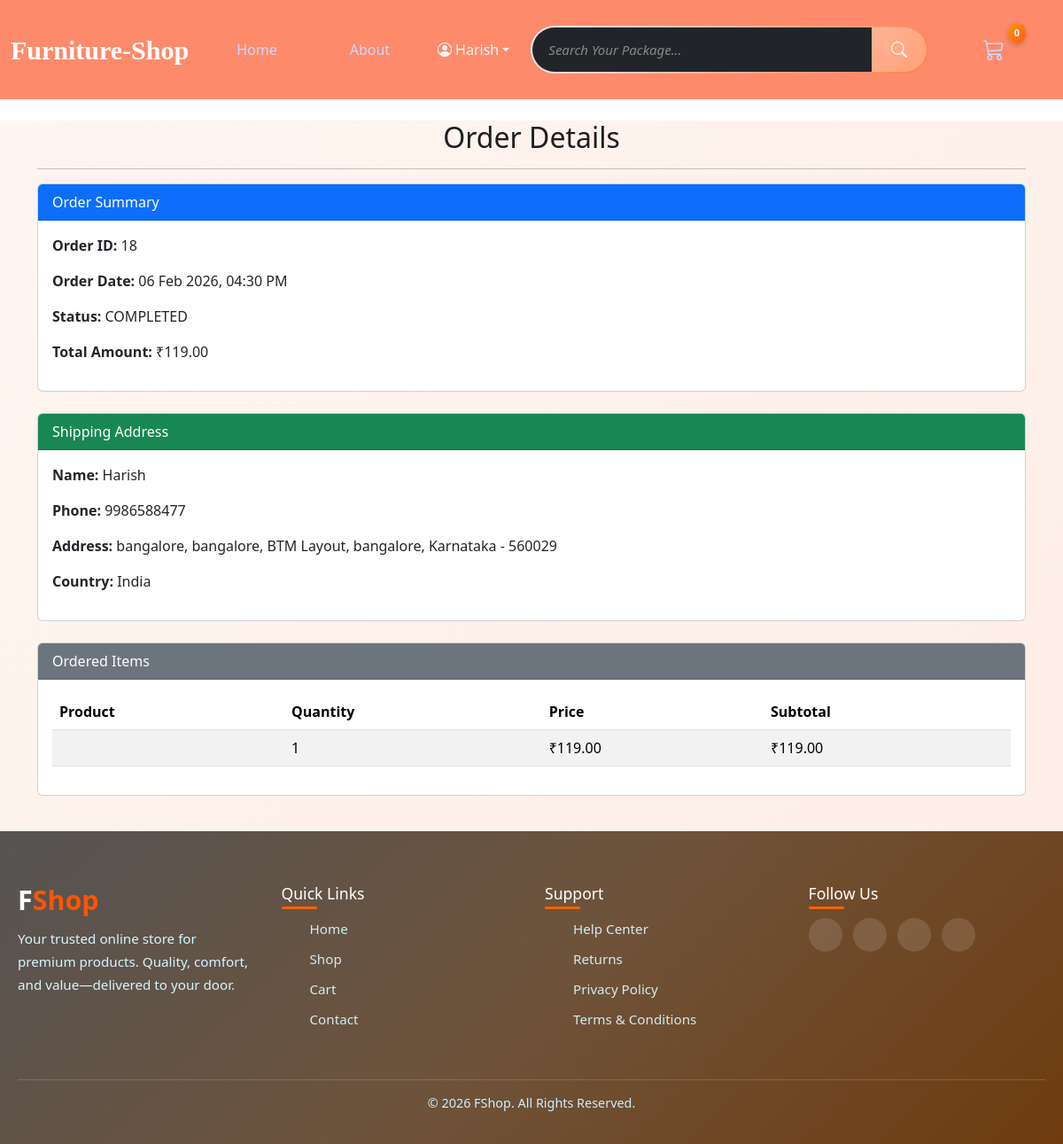
The app's page /18/ (signed in) with its own data.
### orders/models.py (models this page shows, shortened)
class Order(models.Model):
    user = models.ForeignKey(User, on_delete=models.CASCADE)
    order_date = models.DateTimeField(auto_now_add=True)
    total_amount = models.DecimalField(max_digits=10, decimal_places=2)
    status = models.CharField(max_length=20, choices=[('PENDING','Pending'),('COMPLETED','Completed')])
    razorpay_order_id = models.CharField(max_length=255)
    address = models.ForeignKey(Address, on_delete=models.CASCADE, null=True, blank=True, related_name="orders")

class Address(models.Model):
    user = models.ForeignKey(User, on_delete=models.CASCADE, related_name="addresses")
    full_name = models.CharField(max_length=100, help_text="Full name of the recipient")
    phone_number = models.CharField(
        max_length=10,
        validators=[
            RegexValidator(r'^\d{10}$', message="Phone number must be 10 digits long.")
        ],
        help_text="Recipient's phone number"
    )
    address_line1 = models.CharField(max_length=255, help_text="Street address, P.O. Box, etc.")
    address_line2 = models.CharField(
        max_length=255, blank=True, null=True, help_text="Apartment, suite, unit, building, floor, etc."
    )
    landmark = models.CharField(
        max_length=255, blank=True, null=True, help_text="Landmark near the address"
    )
    city = models.CharField(max_length=100, help_text="City name")
    state = models.CharField(
        max_length=100,
        help_text="State name",
        choices=[
    ("Andhra Pradesh", "Andhra Pradesh"),
    ("Arunachal Pradesh", "Arunachal Pradesh"),
    ("Assam", "Assam"),
    ("Bihar", "Bihar"),
    ("Chhattisgarh", "Chhattisgarh"),
    ("Goa", "Goa"),
    ("Gujarat", "Gujarat"),
    ("Haryana", "Haryana"),
    ("Himachal Pradesh", "Himachal Pradesh"),
    ("Jharkhand", "Jharkhand"),
    ("Karnataka", "Karnataka"),
    ("Kerala", "Kerala"),
    ("Madhya Pradesh", "Madhya Pradesh"),
    ("Maharashtra", "Maharashtra"),
    ("Manipur", "Manipur"),
    ("Meghalaya", "Meghalaya"),
    ("Mizoram", "Mizoram"),
    ("Nagaland", "Nagaland"),
    ("Odisha", "Odisha"),
    ("Punjab", "Punjab"),
    ("Rajasthan", "Rajasthan"),
    ("Sikkim", "Sikkim"),
    ("Tamil Nadu", "Tamil Nadu"),
    ("Telangana", "Telangana"),
    ("Tripura", "Tripura"),
    ("Uttar Pradesh", "Uttar Pradesh"),
    ("Uttarakhand", "Uttarakhand"),
    ("West Bengal", "West Bengal"),
    ("Andaman and Nicobar Islands", "Andaman and Nicobar Islands"),
    ("Chandigarh", "Chandigarh"),
    ("Dadra and Nagar Haveli and Daman and Diu", "Dadra and Nagar Haveli and Daman and Diu"),
    ("Delhi", "Delhi"),
    ("Jammu and Kashmir", "Jammu and Kashmir"),
    ("Ladakh", "Ladakh"),
    ("Lakshadweep", "Lakshadweep"),
    ("Puducherry", "Puducherry"),
        ]
    )
    pincode = models.CharField(
        max_length=6,
        validators=[
            RegexValidator(r'^\d{6}$', message="PIN code must be 6 digits long.")
        ],
        help_text="6-digit PIN code"
    )
    country = models.CharField(
        max_length=100, default="India", editable=False, help_text="Country name"
    )
    is_default = models.BooleanField(
        default=False, help_text="Set as the default address"
    )
    created_at = models.DateTimeField(auto_now_add=True)
    updated_at = models.DateTimeField(auto_now=True)
    class Meta:
        unique_together = ('user', 'pincode', 'address_line1', 'address_line2')

class OrderDetails(models.Model):
    order = models.ForeignKey(Order, related_name="order_details", on_delete=models.CASCADE)
    order_item = models.ForeignKey(Product, on_delete=models.CASCADE)
    quantity = models.PositiveIntegerField()
    price = models.DecimalField(max_digits=10, decimal_places=2)

### orders/views.py (the view)
# urls.py: path('<int:order_id>/', views.order_detail, name='order_detail'),
@login_required
def order_detail(request, order_id):
    order = get_object_or_404(Order, id=order_id, user=request.user)
    return render(request, 'orders/order_detail.html', {'order': order})

### templates/orders/order_detail.html (shortened to what this page needs)
{% extends 'base/base.html' %}
{% load static %}
{% block content %}
<div class="container mt-4">
    <h2 class="text-center">Order Details</h2>
    <hr>
    <div class="card mb-4">
        <div class="card-header bg-primary text-white">
            Order Summary
        </div>
        <div class="card-body">
            <p><strong>Order ID:</strong> {{ order.id }}</p>
            <p><strong>Order Date:</strong> {{ order.order_date|date:"d M Y, h:i A" }}</p>
            <p><strong>Status:</strong> {{ order.status }}</p>
            <p><strong>Total Amount:</strong> ₹{{ order.total_amount }}</p>
        </div>
    </div>
    {% if order.address %}
    <div class="card mb-4">
        <div class="card-header bg-success text-white">
            Shipping Address
        </div>
        <div class="card-body">
            <p><strong>Name:</strong> {{ order.address.full_name }}</p>
            <p><strong>Phone:</strong> {{ order.address.phone_number }}</p>
            <p><strong>Address:</strong>
                {{ order.address.address_line1 }}{% if order.address.address_line2 %}, {{ order.address.address_line2 }}{% endif %},
                {{ order.address.landmark }},
                {{ order.address.city }},
                {{ order.address.state }} - {{ order.address.pincode }}
            </p>
            <p><strong>Country:</strong> {{ order.address.country }}</p>
        </div>
    </div>
    {% else %}
    <div class="alert alert-warning">
        No shipping address selected for this order.
    </div>
    {% endif %}
    <div class="card">
        <div class="card-header bg-secondary text-white">
            Ordered Items
        </div>
        <div class="card-body">
            <table class="table table-striped">
                <thead>
                    <tr>
                        <th>Product</th>
                        <th>Quantity</th>
                        <th>Price</th>
                        <th>Subtotal</th>
                    </tr>
                </thead>
                <tbody>
                    {% for detail in order.order_details.all %}
                    <tr>
                        <td>
                        </td>
                        <td>{{ detail.quantity }}</td>
                        <td>₹{{ detail.price|floatformat:2 }}</td>
                        <td>₹{{ detail.price }}</td>
                    </tr>
                    {% endfor %}
                </tbody>
            </table>
        </div>
    </div>
</div>
{% endblock %}

### templates/base/includes/header.html (shortened to what this page needs)
<header>
    <nav class="navbar navbar-expand-lg sticky-top" data-bs-theme="dark">
        <div class="container-fluid">
            <a class="navbar-brand fw-bold" href="{% url 'home_page' %}">
                Furniture-Shop
            </a>
            <div class="collapse navbar-collapse" id="navbarSupportedContent">
                <ul class="navbar-nav me-3 mb-2 mb-lg-0">
                    <li class="nav-item">
                        <a class="nav-link {% if current_page == 'home' %}active{% endif %}"
                            href="{% url 'home_page' %}">Home</a>
                    </li>
                    <li class="nav-item">
                        <a class="nav-link {% if current_page == 'about' %}active{% endif %}"
                            href="{% url 'about_page' %}">About</a>
                    </li>
                </ul>
                <li class="nav-item dropdown">
                    <a class="nav-link dropdown-toggle d-flex align-items-center" href="#" data-bs-toggle="dropdown">
                        <i class="bi bi-person-circle me-1"></i>
                        {% if user.is_authenticated %}
                        {{user.username.capitalize}}
                        {% else %}
                        Hi User!
                        {% endif %}
                    </a>
                </li>
                <form class="d-flex flex-grow-1 mx-lg-4" method="get" action="{% url 'search_products' %}">
                    <input name="q" value="{{ query }}" class="form-control rounded-start" type="search"
                        placeholder="Search Your Package..." aria-label="Search">
                    <button class="btn btn-secondary rounded-end" type="submit">
                        <i class="bi bi-search"></i>
                    </button>
                </form>
                <ul class="navbar-nav ms-auto align-items-center mb-2 mb-lg-0">
                    {% if not user.is_staff %}
                    <li class="nav-item me-3 position-relative">
                        <a class="nav-link" href="{% url 'view_cart' %}">
                            <i class="bi bi-cart3 fs-4"></i>
                            {% if user.is_authenticated %}
                            <span class="cart-badge" id="cart-count">0</span>
                            {% endif %}
                        </a>
                    </li>
                    {% endif %}
                </ul>
            </div>
        </div>
    </nav>
</header>

### static/css/design.css (style rules this page uses)
* { margin: 0; padding: 0; box-sizing: border-box; font-family: "Poppins", system-ui, sans-serif; }
.navbar { background-color: #fd8b6b; }
.nav-item { list-style: none; color: rgb(250, 249, 249) !important; }
.cart-badge { position: absolute; top: -2px; right: -6px; background: linear-gradient(135deg, #ff9800, #ff5722); color: #fff; font-size: 11px; font-weight: 600; padding: 3px 7px; border-radius: 50%; box-shadow: 0 2px 6px rgba(0, 0, 0, 0.2); }
.navbar-brand { font-size: 30px; font-family:Georgia, 'Times New Roman', Times, serif; }
form.d-flex.flex-grow-1.mx-lg-4 { position: relative; max-width: 620px; background: linear-gradient(135deg, #f0e9f7, #ff814a); padding: 2px; border-radius: 40px; transition: 0.4s ease; }
form.d-flex.flex-grow-1.mx-lg-4 input[type="search"] { border: none !important; padding: 14px 18px; font-size: 15px; border-radius: 40px 0 0 40px !important; transition: 0.3s ease; }
form.d-flex.flex-grow-1.mx-lg-4 input::placeholder { color: #888; font-style: italic; }
form.d-flex.flex-grow-1.mx-lg-4 button { border: none !important; padding: 0 22px; border-radius: 0 40px 40px 0 !important; background: rgba(255,255,255,0.25); color: #fff; transition: 0.35s ease; }
form.d-flex.flex-grow-1.mx-lg-4 button i { font-size: 18px; transition: 0.4s ease; }
.navbar-nav { gap: 6px; }
.navbar-nav .nav-link { position: relative; padding: 10px 18px !important; font-weight: 500; color: #cfd8ff !important; border-radius: 30px; transition: all 0.35s ease; margin: 20px; }
.navbar-nav .nav-link::after { content: ""; position: absolute; left: 50%; bottom: 6px; width: 0; height: 2px; background: linear-gradient(90deg, #faa272, #ff4406); border-radius: 5px; transition: 0.4s ease; transform: translateX(-50%); }

### records on screen
Order: id "18", order_date "06 Feb 2026, 04:30 PM", status "COMPLETED", total_amount "119.00", address.full_name "Harish", address.phone_number "9986588477", address.address_line1 "bangalore", address.address_line2 "bangalore", address.landmark "BTM Layout", address.city "bangalore", address.state "Karnataka", address.pincode "560029", address.country "India"
OrderDetails: quantity "1", price "119.00"

### other values on screen
{{ user.username.capitalize }} "Harish"
